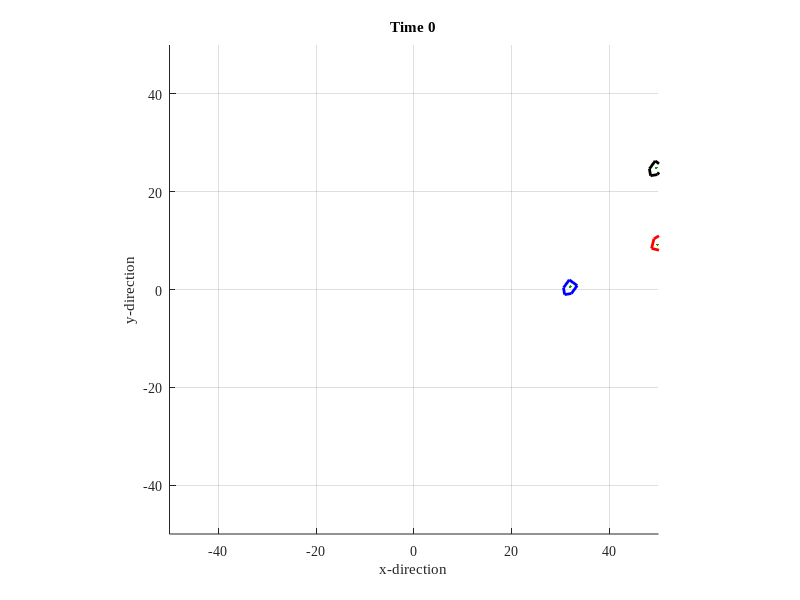

Here is the MATLAB script that generated this plot: (Note: this script raises an error after producing the figure.)
function []=MTRN4010_01()
% sim car in random movement

clc; clear all; close all; dbstop if error;
set(0,'defaultaxesfontname','times new roman');

field.range=50;
time.dt=1; time.T=500;
%% Initialization
[fig]=FigureNew(field);

carPosition = [rand*field.range,rand*field.range,rand*field.range];
[car] = CarNew(carPosition,'r');
[car] = CarNow(car,time,0,0);
[car] = CarShow(car,0);

targetHeading = rand*field.range;

targetPosition = [rand*field.range,rand*field.range,targetHeading];
[target] = CarNew(targetPosition,'b');
[target] = CarNow(target,time,0,0);
[target] = CarShow(target,0);

d = 30;

virtualPosition = [targetPosition(1)-d*cos(targetHeading),targetPosition(2)-d*sin(targetHeading),targetHeading];
[virtual] = CarNew(virtualPosition,'k');
[virtual] = CarNow(virtual,time,0,0);
[virtual] = CarShow(virtual,0);

fis_vel=readfis('MTRN4010_vel_2.fis');
fis_ang=readfis('MTRN4010_ang.fis');

%% Calculate the velocity at which the virtual target moves to real target

virtualVel = calculateDistance(virtual,target)/time.T;

%%
for t=0:time.dt:time.T
    vel = evalfis(calculateDistance(car,virtual),fis_vel);
    omega = evalfis(calculateAngle(car,virtual),fis_ang);
    
    [virtual] = CarNow(virtual,time,virtualVel,0);
    [virtual] = CarShow(virtual,t);
    
    [car]=CarNow(car,time,vel,omega);
    [car]=CarShow(car,t);
end

end

function [fig]=FigureNew(field)
fig=figure('units','normalized','position',[0.1 0.2 0.5 0.5]);
axis([-1 1 -1 1]*field.range); hold on; grid on; axis equal;
xlabel('x-direction'); ylabel('y-direction');
end

function [car]=CarNew(position,color)
car.x=position(1); car.y=position(2); car.q=position(3);
car.trace=[car.x; car.y; car.q];
car.shape=[ 2 0; 1 1; -1 1; -1 -1; 1 -1; 2 0]';
car.hdL.shape=plot(car.shape(1,:),car.shape(2,:),'color',color,'linewidth',2);
car.hdL.trace=plot(car.trace(1,:),car.trace(2,:),'color',[0 0.66 0]);
end

function [car]=CarNow(car,time,v,w)
car.x=car.x+time.dt*v*cos(car.q);
car.y=car.y+time.dt*v*sin(car.q);
car.q=car.q+time.dt*w;
car.trace(:,end+1)=[car.x; car.y; car.q];
end

function [car]=CarShow(car,t)
ax=axis;
Rz=[  cos(car.q) -sin(car.q); 
      sin(car.q)  cos(car.q)];
shape=Rz*car.shape+repmat([car.x;car.y],1,6);
set(car.hdL.shape,'xdata',shape(1,:),'ydata',shape(2,:)); 
set(car.hdL.trace,'xdata',car.trace(1,:),'ydata',car.trace(2,:));
axis(ax); title(sprintf('Time %d',t)); pause(0.001);
end

function distance = calculateDistance(src,dest)
    distance = sqrt((src.x-dest.x)^2+(src.y-dest.y)^2);
end

function omega = calculateAngle(src,dest)
    omega=atan2((dest.y-src.y),(dest.x-src.x))-src.q;
    omega=wrapToPi(omega);
end